Frame 1 (no input): blank canvas, image omitted
Frame 60 (no input): blank canvas, image omitted
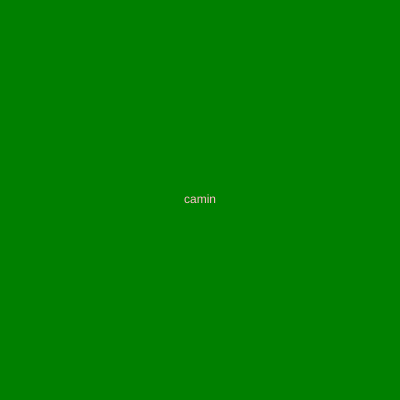
Frame 120 (the mouse pressed at the canvas centre since frame 60)

The p5.js sketch whose frames 1 and 60 were blank and that drew this single picture after the mouse press (run headless with seeded random() and noise() and a simulated clock; from frame 60 on, the mouse is pressed at the canvas centre):

// p5.js sketch
// ── sketch.js
function setup() {
 
  createCanvas(400, 400);

}

function draw() {
 
 background("green")
 
 fill("pink")
 
 textAlign(64);
 
 textAlign(CENTER, CENTER);
 
  let maximo = width;
 
  let minimo = 0;
 
  let palavra = "caminhante"
 
  // o número é responsável por deixar ao menos um caractere na
 
  // tela mesmo com a posição do mause em 0
 
  let quantidade = map(mouseX, minimo, maximo, 1, palavra.length)
                   
  // passando todos os caracteres da posição 0 até a passada pelo map
 
  let parcial = palavra.substring(0, quantidade)
 
text(parcial, 200, 200)
 
}
